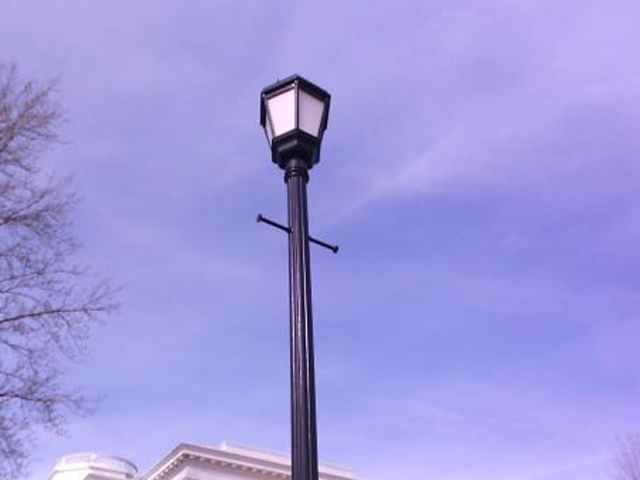
#> input picture edge_imposition_non_ai_approach/testing/rgb/FLIR1622.jpg, 640 x 480 px, found by its file name; its folder holds only this picture in this run
$ python superimpose_edge_on_thermal_image_from_rgb.py   (older library calls are emulated)
#> lines starting #> are read from the running program, lines starting #| are printed output that depends on the picture; pictures that were not available may be replaced by others from this repository, and a replacement may not be noted
#> further down, rgb is the input picture: shape (480, 640, 3); mean B, G, R 224, 154.8, 160.3
import cv2
import numpy as np
import os

alpha = 0


def pre_process_rgb(rgb, x, y):
#> called with x = 640, y = 480
    x1 = 45   #45
    x2 = 390  #390
    y1 = 80   #80
    y2 = 570  #570
    rgb = rgb[x1:x2,y1:y2,:]
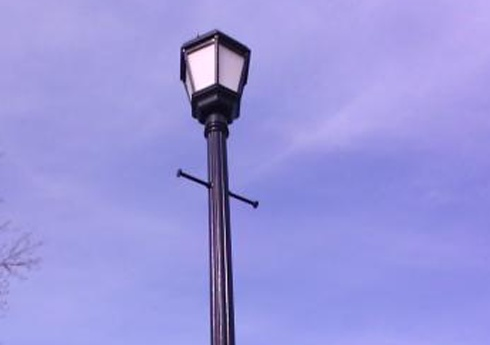
#> rgb: shape (345, 490, 3); mean of channels 0, 1, 2 222, 150.7, 154.2; drawn as B, G, R
    rgb = cv2.resize(rgb, (x, y),interpolation = cv2.INTER_LINEAR)
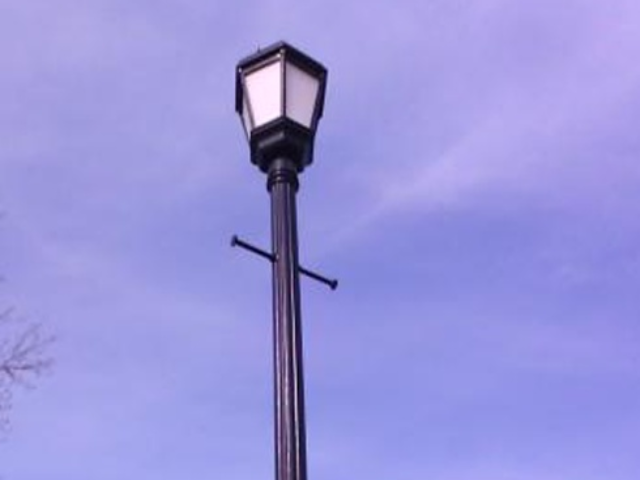
#> rgb: shape (480, 640, 3); mean of channels 0, 1, 2 221.9, 150.7, 154.1; drawn as B, G, R
    return rgb

def process_img(rgb, thermal, out_path):
    rgb = pre_process_rgb(rgb, int(rgb.shape[1]), int(rgb.shape[0]))
    mask = cv2.Laplacian(rgb, cv2.CV_8U, ksize=3)
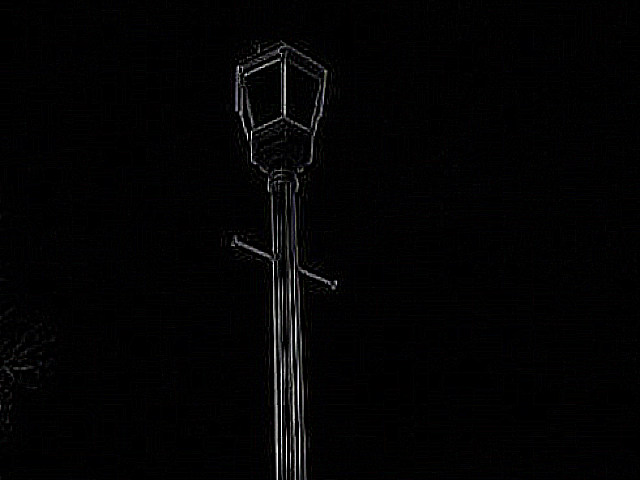
#> mask: shape (480, 640, 3); mean of channels 0, 1, 2 3.5, 3.4, 3.4; drawn as B, G, R

    mask_inv = cv2.bitwise_not(mask)
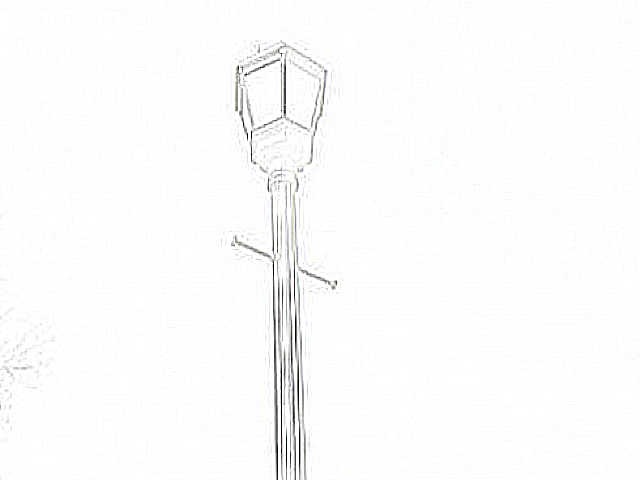
#> mask_inv: shape (480, 640, 3); mean of channels 0, 1, 2 251.5, 251.6, 251.6; drawn as B, G, R
    thermal_enhanced = cv2.add(thermal, mask)
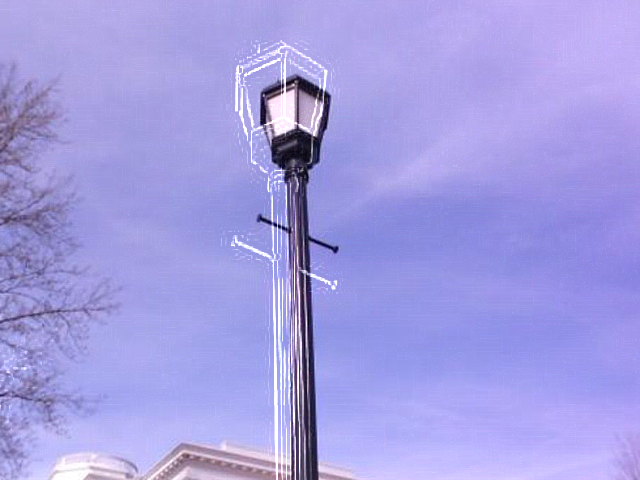
#> thermal_enhanced: shape (480, 640, 3); mean B, G, R 226.5, 157.8, 163.3
    thermal_enhanced_inv = cv2.bitwise_and(thermal, mask_inv)

    # [6 lines of commented-out code are left out]
    gamma = 3
    gamma_corrected = np.array(255*(rgb / 255) ** gamma, dtype = 'uint8')
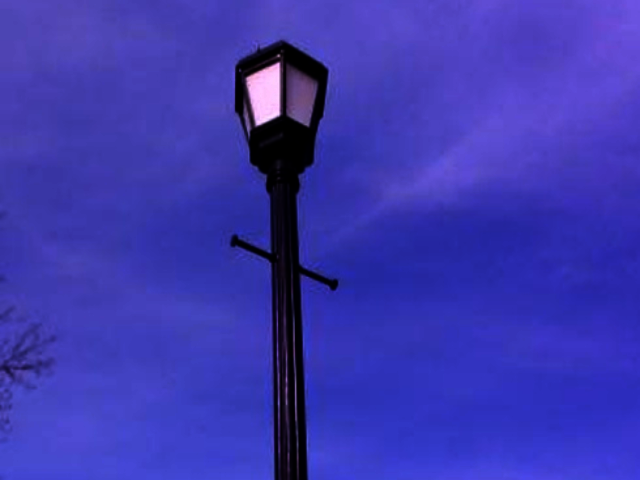
#> gamma_corrected: shape (480, 640, 3); mean of channels 0, 1, 2 176.1, 55.7, 59.8; drawn as B, G, R

    output = cv2.addWeighted(thermal_enhanced_inv, 0.7, gamma_corrected, 0.4, 0)
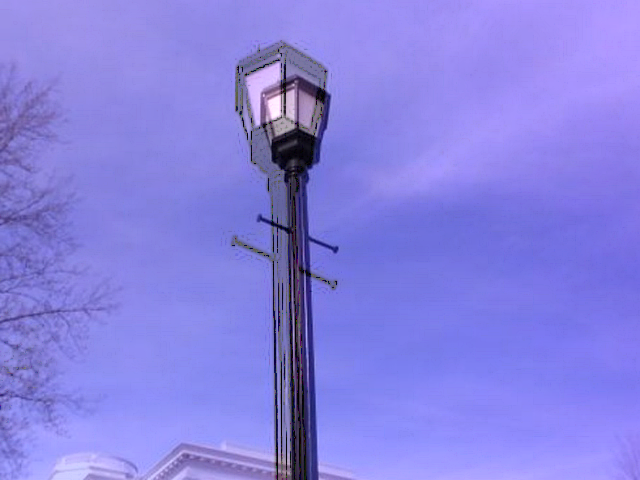
#> output: shape (480, 640, 3); mean B, G, R 225.4, 129.5, 135

    cv2.imwrite(out_path, output)
    return True

dataset_path = "/home/p51pro/UD/Academic/ELEG604/Project/thermal-image_enhancement/edge_imposition_non_ai_approach/testing/"
output_path = "/home/p51pro/UD/Academic/ELEG604/Project/thermal-image_enhancement/edge_imposition_non_ai_approach/testing/repro_msx"

if not os.path.exists(output_path):
    os.mkdir(output_path)
rgb_img_path = os.path.join(dataset_path,"rgb")
thermal_img_path = os.path.join(dataset_path,"thermal")

for file_name in os.listdir(thermal_img_path):
    rgb = cv2.imread(os.path.join(rgb_img_path,file_name))
    thermal = cv2.imread(os.path.join(thermal_img_path,file_name))
    file_out_name = os.path.join(output_path,file_name)
    process_img(rgb, thermal, file_out_name)
